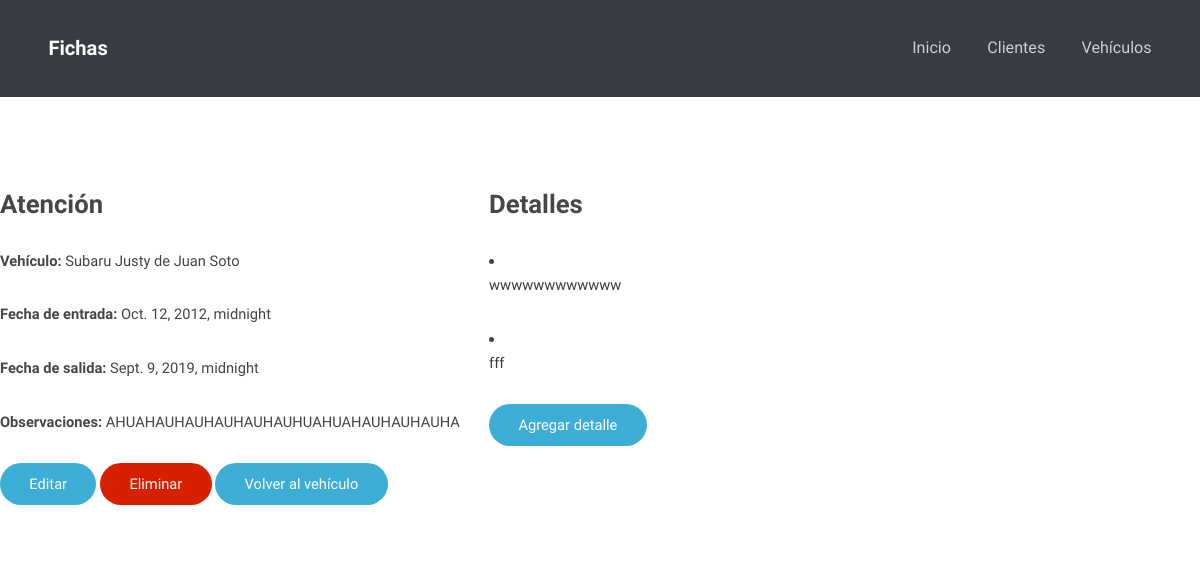
The app's page /fichas/vehiculos/2/atenciones/2/ with its own data.
### fichas/models.py (models this page shows, shortened)
class Atencion(models.Model):
	id_vehiculo		= models.ForeignKey('Vehiculo', on_delete=models.CASCADE, verbose_name='Vehículo')
	fecha_entrada	= models.DateTimeField()
	fecha_salida	= models.DateTimeField(blank=True)
	observaciones	= models.CharField(blank=True, max_length=500)

class Vehiculo(models.Model):
	id_cliente	= models.ForeignKey('Cliente', blank = True, null = True, on_delete = models.SET_NULL, verbose_name='Dueño')
	patente		= models.CharField(max_length = 6)
	vin 		= models.CharField(max_length = 20, blank = True, null = True)
	marca		= models.CharField(max_length = 40)
	modelo		= models.CharField(max_length = 40)
	kilometraje	= models.PositiveIntegerField()
	anyo		= models.PositiveIntegerField(null = True)
	def __str__(self):
		return  self.marca + ' ' + self.modelo

class Cliente(models.Model):
	rut			= models.CharField(max_length = 10)
	nombre		= models.CharField(max_length = 100)
	telefono	= models.CharField(max_length = 12)
	email		= models.CharField(max_length = 100, blank = True)
	def __str__(self):
		return self.nombre

class Detalle(models.Model):
	id_atencion	= models.ForeignKey('Atencion', on_delete=models.CASCADE, verbose_name='Atención')
	descripcion	= models.TextField(blank=True)

### fichas/views.py (the view)
# urls.py: path('vehiculos/<int:id>/atenciones/<int:at>/', atencion_detail_view, name='atencion-detail'),
def atencion_detail_view(request, id, at):
	obj = get_object_or_404(Atencion, id=at)
	detalles = Detalle.objects.all().filter(id_atencion=at)
	context = {
		"object": obj,
		"detalles_list": detalles
	}
	return render(request, "atenciones/atencion_detail.html", context)

### fichas/templates/atenciones/atencion_detail.html
{% extends 'fichas/base.html' %}
{% block content %}
<div class="row">
	<div class="column">
		<h2> Atención </h2>
		<p> <b>Vehículo:</b> {{ object.id_vehiculo }} de {{ object.id_vehiculo.id_cliente }} </p>
		<p> <b>Fecha de entrada:</b> {{ object.fecha_entrada }} </p>
		<p> <b>Fecha de salida:</b> {{ object.fecha_salida }} </p>
		<p> <b>Observaciones:</b> {{ object.observaciones }} </p>
		<p><input type="button" onclick="location.href='./editar/';" value="Editar" /> <input type="button" class="red" onclick="location.href='./eliminar/';" value="Eliminar" /> <input type="button" onclick="location.href='../../';" value="Volver al vehículo" /></p>
	</div>
	<div class="column">
		<h2> Detalles </h2>
		{% if detalles_list %}
			{% for instance in detalles_list %}
				<li>
					<p><a href='./detalles/{{ instance.id }}'>{{ instance.descripcion }}</a></p>
				</li>
			{% endfor %}
		{% else %}
			<p>Esta atención no tiene detalles.</p>
		{% endif %}
		<p><input type="button" onclick="location.href='./detalles/crear/';" value="Agregar detalle" /></p>
	</div>
</div>
{% endblock %}

### fichas/static/fichas/css/skel.css (style rules this page uses)
html,body,div,span,applet,object,iframe,h1,h2,h3,h4,h5,h6,p,blockquote,pre,a,abbr,acronym,address,big,cite,code,del,dfn,em,img,ins,kbd,q,s,samp,small,strike,strong,sub,sup,tt,var,b,u,i,center,dl,dt,dd,ol,ul,li,fieldset,form,label,legend,table,caption,tbody,tfoot,thead,tr,th,td,article,aside,canvas,details,embed,figure,figcaption,footer,header,hgroup,menu,nav,output,ruby,section,summary,time,mark,audio,video { margin:0;padding:0;border:0;font-size:100%;font:inherit;vertical-align:baseline; }
body { line-height:1; }
body { -webkit-text-size-adjust:none }
*, *:before, *:after { -moz-box-sizing: border-box; -webkit-box-sizing: border-box; box-sizing: border-box; }
.row { border-bottom: solid 1px transparent; }
.row > * { float: left; }
.row:after, .row:before { content: ''; display: block; clear: both; height: 0; }
.row > * { padding: 0 0 0 2em; }
.row { margin: 0 0 -1px -2em; }

### fichas/static/fichas/css/style.css (style rules this page uses)
body { background: #fff; }
body, input, select, textarea { color: #444; font-family: "Raleway", Helvetica, sans-serif; font-size: 13pt; font-weight: 400; line-height: 1.65em; }
a { color: #383b43; text-decoration: none; }
strong, b { color: #474747; font-weight: 700; }
p { margin: 0 0 2em 0; }
h1, h2, h3, h4, h5, h6 { color: #474747; font-weight: 700; line-height: 1em; margin: 0 0 1em 0; }
h2 { font-size: 1.75em; line-height: 1.5em; }
input[type="submit"], input[type="reset"], input[type="button"], .button { -moz-appearance: none; -webkit-appearance: none; -o-appearance: none; -ms-appearance: none; appearance: none; -moz-transition: background-color 0.2s ease-in-out, color 0.2s ease-in-out; -webkit-transition: background-color 0.2s ease-in-out, color 0.2s ease-in-out; -o-transition: background-color 0.2s ease-in-out, color 0.2s ease-in-out; -ms-transition: background-color 0.2s ease-in-out, color 0.2s ease-in-out; transition: background-color 0.2s ease-in-out, color 0.2s ease-in-out; background-color: #3cadd4; border-radius: 30px; border: 0; color: #ffffff !important; cursor: pointer; display: inline-block; font-weight: 400; height: 2.85em; line-height: 2.95em; padding: 0 2em; text-align: center; text-decoration: none; white-space: nowrap; }
input[type="submit"].red, input[type="reset"].red, input[type="button"].red, .button.red { background-color: #d62000; color: #ffffff !important; }

### fichas/static/fichas/css/style-xlarge.css (style rules this page uses)
body, input, select, textarea { font-size: 11pt; }

### records on screen
Atencion: id_vehiculo "Subaru Justy", id_vehiculo.id_cliente "Juan Soto", fecha_entrada "Oct. 12, 2012, midnight", fecha_salida "Sept. 9, 2019, midnight", observaciones "AHUAHAUHAUHAUHAUHAUHUAHUAHAUHAUHAUHA"
Detalle: descripcion "wwwwwwwwwwww"
Detalle: descripcion "fff"
